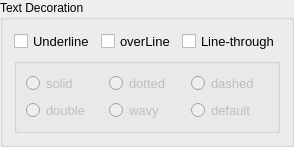
                    <widget class="QGroupBox" name="gbTextDecorations">
                     <property name="maximumSize">
                      <size>
                       <width>16777215</width>
                       <height>150</height>
                      </size>
                     </property>
                     <property name="title">
                      <string>Text Decoration</string>
                     </property>
                     <layout class="QGridLayout" name="gridLayout_9" rowstretch="1,2">
                      <item row="0" column="2">
                       <widget class="QCheckBox" name="chkTdStrikethrough">
                        <property name="font">
                         <font>
                          <family>Arial</family>
                          <pointsize>10</pointsize>
                          <weight>50</weight>
                          <bold>false</bold>
                         </font>
                        </property>
                        <property name="text">
                         <string>Line-through</string>
                        </property>
                       </widget>
                      </item>
                      <item row="0" column="0">
                       <widget class="QCheckBox" name="chkTdUnderline">
                        <property name="font">
                         <font>
                          <family>Arial</family>
                          <pointsize>10</pointsize>
                          <weight>50</weight>
                          <bold>false</bold>
                         </font>
                        </property>
                        <property name="text">
                         <string>Underline</string>
                        </property>
                       </widget>
                      </item>
                      <item row="0" column="1">
                       <widget class="QCheckBox" name="chkTdOverline">
                        <property name="font">
                         <font>
                          <family>Arial</family>
                          <pointsize>10</pointsize>
                          <weight>50</weight>
                          <bold>false</bold>
                         </font>
                        </property>
                        <property name="text">
                         <string>overLine</string>
                        </property>
                       </widget>
                      </item>
                      <item row="1" column="0" colspan="3">
                       <widget class="QGroupBox" name="gbDecorationStyle">
                        <property name="enabled">
                         <bool>false</bool>
                        </property>
                        <layout class="QGridLayout" name="gridLayout_13">
                         <item row="0" column="0">
                          <widget class="QRadioButton" name="rbTdSolid">
                           <property name="enabled">
                            <bool>false</bool>
                           </property>
                           <property name="font">
                            <font>
                             <family>Arial</family>
                             <pointsize>10</pointsize>
                             <weight>50</weight>
                             <bold>false</bold>
                            </font>
                           </property>
                           <property name="text">
                            <string>solid</string>
                           </property>
                          </widget>
                         </item>
                         <item row="0" column="1">
                          <widget class="QRadioButton" name="rbTdDotted">
                           <property name="enabled">
                            <bool>false</bool>
                           </property>
                           <property name="font">
                            <font>
                             <family>Arial</family>
                             <pointsize>10</pointsize>
                             <weight>50</weight>
                             <bold>false</bold>
                            </font>
                           </property>
                           <property name="text">
                            <string>dotted</string>
                           </property>
                          </widget>
                         </item>
                         <item row="0" column="2">
                          <widget class="QRadioButton" name="rbTdDashed">
                           <property name="enabled">
                            <bool>false</bool>
                           </property>
                           <property name="font">
                            <font>
                             <family>Arial</family>
                             <pointsize>10</pointsize>
                             <weight>50</weight>
                             <bold>false</bold>
                            </font>
                           </property>
                           <property name="text">
                            <string>dashed</string>
                           </property>
                          </widget>
                         </item>
                         <item row="1" column="0">
                          <widget class="QRadioButton" name="rbTdDouble">
                           <property name="enabled">
                            <bool>false</bool>
                           </property>
                           <property name="font">
                            <font>
                             <family>Arial</family>
                             <pointsize>10</pointsize>
                             <weight>50</weight>
                             <bold>false</bold>
                            </font>
                           </property>
                           <property name="text">
                            <string>double</string>
                           </property>
                          </widget>
                         </item>
                         <item row="1" column="1">
                          <widget class="QRadioButton" name="rbTdWavy">
                           <property name="enabled">
                            <bool>false</bool>
                           </property>
                           <property name="font">
                            <font>
                             <family>Arial</family>
                             <pointsize>10</pointsize>
                             <weight>50</weight>
                             <bold>false</bold>
                            </font>
                           </property>
                           <property name="text">
                            <string>wavy</string>
                           </property>
                          </widget>
                         </item>
                         <item row="1" column="2">
                          <widget class="QRadioButton" name="rbTdInitial">
                           <property name="enabled">
                            <bool>false</bool>
                           </property>
                           <property name="font">
                            <font>
                             <family>Arial</family>
                             <pointsize>10</pointsize>
                             <weight>50</weight>
                             <bold>false</bold>
                            </font>
                           </property>
                           <property name="text">
                            <string>default</string>
                           </property>
                          </widget>
                         </item>
                        </layout>
                       </widget>
                      </item>
                     </layout>
                    </widget>
